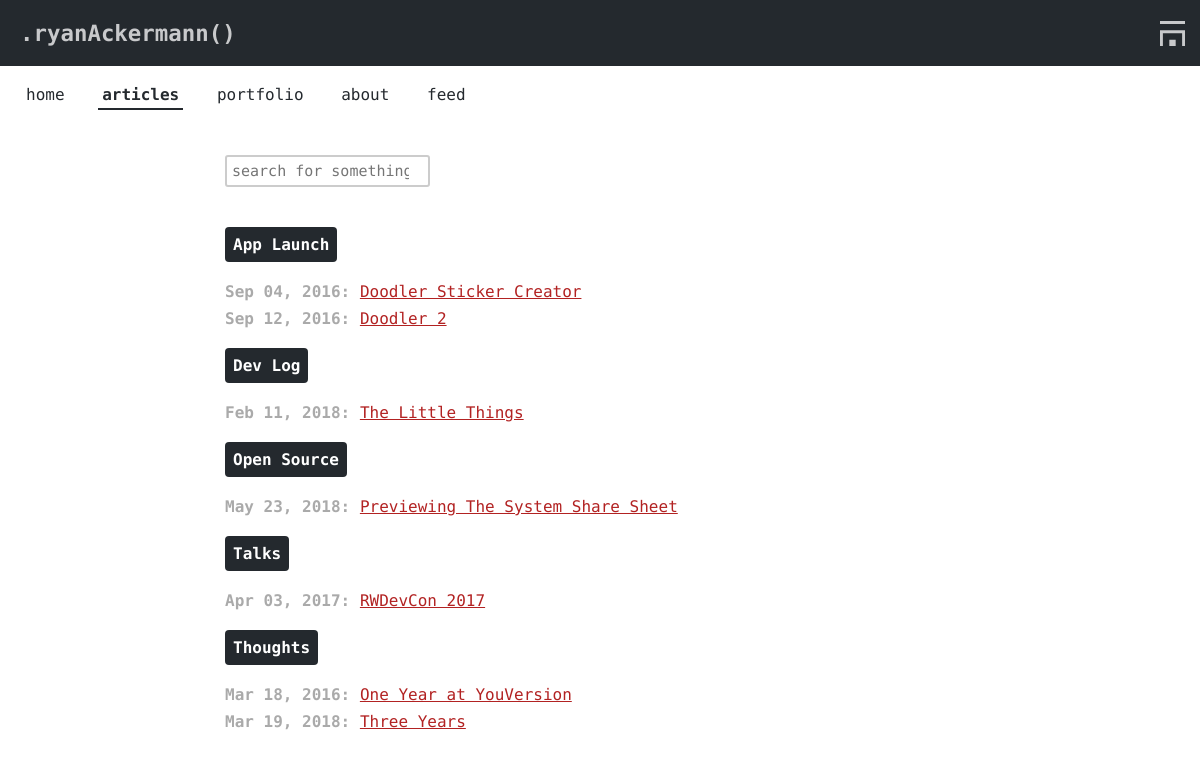
The page /categories on the database its author committed.
### app/models.py (models this page shows, shortened)
class Category(db.Model):
    id = db.Column(db.Integer, primary_key=True)
    name = db.Column(db.String(50))

class Post(db.Model):
    id = db.Column(db.Integer, primary_key = True)
    title = db.Column(db.String)
    description = db.Column(db.String)
    content = db.Column(db.String)
    slug = db.Column(db.String)
    timestamp = db.Column(db.DateTime)
    draft = db.Column(db.Boolean, default=True)
    category_id = db.Column(db.Integer, db.ForeignKey('category.id'))
    category = db.relationship('Category', backref=db.backref('posts', lazy='dynamic'))

### app/views.py (the view)
@app.route('/categories')
def categories():
	dicts = []
	for c in Category.query.order_by(Category.name).all():
		none_draft_posts = c.posts.filter_by(draft=False).all()
		if len(none_draft_posts) > 0:
			dicts.append({'name': c.name, 'posts': none_draft_posts})
	return render_template('categories.html', dicts=dicts, auth=has_auth(), current='categories')

### app/__init__.py (called while the page is built)
@app.template_filter('prettytime')
def prettytime(date):
    return date.strftime("%b %d, %Y")

### app/views.py (called while the page is built)
def has_auth():
	return 'username' in session

### app/templates/categories.html (shortened to what this page needs)
{% extends "base.html" %}
{% block stylesheet %}
	<link rel="stylesheet" type="text/css" href="/static/stylesheets/categories.css">
{% endblock%}
{% block content %}
	<article>
		<input id="search" type="search" name="search" placeholder="search for something">
		<ul>
			{% for dict in dicts %}
				<li><h3>{{ dict['name'] }}</h3></li>
				<ul>
					{% for post in dict['posts'] %}
						<li class="items"><span id="date">{{ post.timestamp|prettytime }}:</span> <a href="/posts/{{ post.slug }}">{{ post.title }}</a></li>
					{% endfor %}
				</ul>
			{% endfor %}
		</ul>
	</article>
{% endblock %}

### app/static/stylesheets/primary.css (style rules this page uses)
:root { --border-color: #CCC; --better-black: #24292E; --better-white: #C8C9CB; --main-color: firebrick; --main-hover-color: #C4191C; --main-background: linear-gradient(90deg, #2E94B9 0%, #27b1b1 100%); }
body { font-family: 'Fira Mono', monospace; background: #FFF; text-align: left; margin: 0; }
body h3 { font-size: 1.225em; }
body article { width: 85%; margin: 0 auto; max-width: 750px; }
body article a { color: var(--main-color); }

### app/static/stylesheets/categories.css (style rules this page uses)
ul { margin: 0; padding: 0; list-style: none; }
li.items { padding: 4px 0; }
body article { margin-bottom: 25px; }
input#search { margin: 24px 0; }
li h3 { color: white; padding: 8px; font-size: 1em; display: inline-block; background-color: var(--better-black); border-radius: 4px; }
input#search { margin-top: 32px; padding: 5px; margin-left: auto; color: #333; border: 2px solid var(--border-color); border-radius: 9px; font-size: 15px; border-radius: 3px; -moz-appearance: none; -webkit-appearance: none; font-family: inherit; -webkit-transition: all 0.5s ease; -moz-transition: all 0.5s ease; -o-transition: all 0.5s ease; transition: all 0.5s ease; }
#date { color: #aaa; font-weight: bold; }

### rows shown on the page
Category: name "App Launch"
Post: timestamp|prettytime "Sep 04, 2016", title "Doodler Sticker Creator"
Post: timestamp|prettytime "Sep 12, 2016", title "Doodler 2"
Category: name "Dev Log"
Post: timestamp|prettytime "Feb 11, 2018", title "The Little Things"
Category: name "Open Source"
Post: timestamp|prettytime "May 23, 2018", title "Previewing The System Share Sheet"
Category: name "Talks"
Post: timestamp|prettytime "Apr 03, 2017", title "RWDevCon 2017"
Category: name "Thoughts"
Post: timestamp|prettytime "Mar 18, 2016", title "One Year at YouVersion"
Post: timestamp|prettytime "Mar 19, 2018", title "Three Years"
